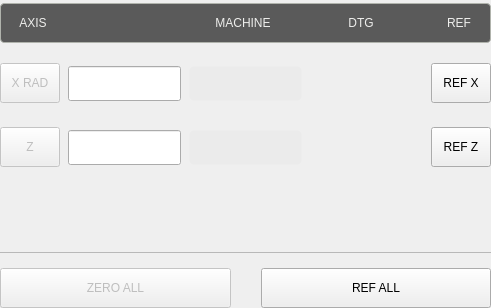
<?xml version="1.0" encoding="UTF-8"?>
<ui version="4.0">
 <class>dros_xz</class>
 <widget class="QWidget" name="dros_xz">
  <property name="geometry">
   <rect>
    <x>0</x>
    <y>0</y>
    <width>491</width>
    <height>308</height>
   </rect>
  </property>
  <property name="sizePolicy">
   <sizepolicy hsizetype="Preferred" vsizetype="Preferred">
    <horstretch>0</horstretch>
    <verstretch>0</verstretch>
   </sizepolicy>
  </property>
  <property name="windowTitle">
   <string>dros_xz</string>
  </property>
  <property name="layoutDirection">
   <enum>Qt::LeftToRight</enum>
  </property>
  <layout class="QVBoxLayout" name="verticalLayout">
   <property name="spacing">
    <number>0</number>
   </property>
   <property name="leftMargin">
    <number>0</number>
   </property>
   <property name="topMargin">
    <number>0</number>
   </property>
   <property name="rightMargin">
    <number>0</number>
   </property>
   <property name="bottomMargin">
    <number>0</number>
   </property>
   <item>
    <widget class="QWidget" name="widget_xz" native="true">
     <layout class="QVBoxLayout" name="verticalLayout_55">
      <property name="spacing">
       <number>15</number>
      </property>
      <property name="leftMargin">
       <number>0</number>
      </property>
      <property name="topMargin">
       <number>2</number>
      </property>
      <property name="rightMargin">
       <number>0</number>
      </property>
      <property name="bottomMargin">
       <number>0</number>
      </property>
      <item>
       <widget class="QWidget" name="widget_87" native="true">
        <property name="minimumSize">
         <size>
          <width>0</width>
          <height>42</height>
         </size>
        </property>
        <layout class="QHBoxLayout" name="horizontalLayout_79">
         <property name="leftMargin">
          <number>0</number>
         </property>
         <property name="topMargin">
          <number>0</number>
         </property>
         <property name="rightMargin">
          <number>0</number>
         </property>
         <property name="bottomMargin">
          <number>0</number>
         </property>
         <item>
          <widget class="QFrame" name="frame_53">
           <property name="sizePolicy">
            <sizepolicy hsizetype="Preferred" vsizetype="Fixed">
             <horstretch>0</horstretch>
             <verstretch>0</verstretch>
            </sizepolicy>
           </property>
           <property name="minimumSize">
            <size>
             <width>0</width>
             <height>40</height>
            </size>
           </property>
           <property name="maximumSize">
            <size>
             <width>16777215</width>
             <height>40</height>
            </size>
           </property>
           <property name="styleSheet">
            <string notr="true">.QFrame{
    border-style: solid;
    border-color: rgb(176, 179,172);
    border-width: 1px;
    border-radius: 4px;
    background-color: rgb(90, 90, 90);
    padding: -5px;
}</string>
           </property>
           <property name="frameShape">
            <enum>QFrame::StyledPanel</enum>
           </property>
           <property name="frameShadow">
            <enum>QFrame::Raised</enum>
           </property>
           <layout class="QHBoxLayout" name="horizontalLayout_168">
            <property name="spacing">
             <number>18</number>
            </property>
            <property name="leftMargin">
             <number>9</number>
            </property>
            <property name="rightMargin">
             <number>0</number>
            </property>
            <item>
             <widget class="QLabel" name="machine_column_header_2">
              <property name="enabled">
               <bool>false</bool>
              </property>
              <property name="sizePolicy">
               <sizepolicy hsizetype="Fixed" vsizetype="Fixed">
                <horstretch>0</horstretch>
                <verstretch>0</verstretch>
               </sizepolicy>
              </property>
              <property name="minimumSize">
               <size>
                <width>48</width>
                <height>17</height>
               </size>
              </property>
              <property name="maximumSize">
               <size>
                <width>48</width>
                <height>17</height>
               </size>
              </property>
              <property name="styleSheet">
               <string notr="true">QLabel{
    color: rgb(238, 238, 236);
	font: 16pt &quot;Bebas Kai&quot;;
}</string>
              </property>
              <property name="text">
               <string>AXIS</string>
              </property>
              <property name="alignment">
               <set>Qt::AlignCenter</set>
              </property>
             </widget>
            </item>
            <item>
             <widget class="StatusLabel" name="work_column_header">
              <property name="sizePolicy">
               <sizepolicy hsizetype="Fixed" vsizetype="Fixed">
                <horstretch>0</horstretch>
                <verstretch>0</verstretch>
               </sizepolicy>
              </property>
              <property name="minimumSize">
               <size>
                <width>100</width>
                <height>17</height>
               </size>
              </property>
              <property name="maximumSize">
               <size>
                <width>100</width>
                <height>17</height>
               </size>
              </property>
              <property name="styleSheet">
               <string notr="true">QLabel{
    color: rgb(238, 238, 236);
	font: 16pt &quot;Bebas Kai&quot;;
    padding-left: 6px;
}</string>
              </property>
              <property name="alignment">
               <set>Qt::AlignCenter</set>
              </property>
              <property name="rules" stdset="0">
               <string>[{&quot;channels&quot;: [{&quot;url&quot;: &quot;status:g5x_index?text&quot;, &quot;trigger&quot;: true}], &quot;property&quot;: &quot;Text&quot;, &quot;expression&quot;: &quot;ch[0] + ' WORK'\n&quot;, &quot;name&quot;: &quot;WCS Header&quot;}]</string>
              </property>
             </widget>
            </item>
            <item>
             <widget class="QLabel" name="machine_column_header">
              <property name="enabled">
               <bool>false</bool>
              </property>
              <property name="sizePolicy">
               <sizepolicy hsizetype="Fixed" vsizetype="Fixed">
                <horstretch>0</horstretch>
                <verstretch>0</verstretch>
               </sizepolicy>
              </property>
              <property name="minimumSize">
               <size>
                <width>100</width>
                <height>17</height>
               </size>
              </property>
              <property name="maximumSize">
               <size>
                <width>100</width>
                <height>17</height>
               </size>
              </property>
              <property name="styleSheet">
               <string notr="true">QLabel{
    color: rgb(238, 238, 236);
	font: 16pt &quot;Bebas Kai&quot;;
}</string>
              </property>
              <property name="text">
               <string>MACHINE</string>
              </property>
              <property name="alignment">
               <set>Qt::AlignCenter</set>
              </property>
             </widget>
            </item>
            <item>
             <widget class="QLabel" name="dtg_column_header">
              <property name="sizePolicy">
               <sizepolicy hsizetype="Fixed" vsizetype="Fixed">
                <horstretch>0</horstretch>
                <verstretch>0</verstretch>
               </sizepolicy>
              </property>
              <property name="minimumSize">
               <size>
                <width>100</width>
                <height>17</height>
               </size>
              </property>
              <property name="maximumSize">
               <size>
                <width>100</width>
                <height>17</height>
               </size>
              </property>
              <property name="styleSheet">
               <string notr="true">QLabel{
    color: rgb(238, 238, 236);
	font: 16pt &quot;Bebas Kai&quot;;
}</string>
              </property>
              <property name="text">
               <string>DTG</string>
              </property>
              <property name="alignment">
               <set>Qt::AlignCenter</set>
              </property>
             </widget>
            </item>
            <item>
             <widget class="QLabel" name="machine_column_header_3">
              <property name="enabled">
               <bool>false</bool>
              </property>
              <property name="sizePolicy">
               <sizepolicy hsizetype="Fixed" vsizetype="Fixed">
                <horstretch>0</horstretch>
                <verstretch>0</verstretch>
               </sizepolicy>
              </property>
              <property name="minimumSize">
               <size>
                <width>60</width>
                <height>17</height>
               </size>
              </property>
              <property name="maximumSize">
               <size>
                <width>60</width>
                <height>17</height>
               </size>
              </property>
              <property name="styleSheet">
               <string notr="true">QLabel{
    color: rgb(238, 238, 236);
	font: 16pt &quot;Bebas Kai&quot;;
}</string>
              </property>
              <property name="text">
               <string>REF</string>
              </property>
              <property name="alignment">
               <set>Qt::AlignCenter</set>
              </property>
             </widget>
            </item>
           </layout>
          </widget>
         </item>
        </layout>
       </widget>
      </item>
      <item>
       <widget class="QWidget" name="widget_88" native="true">
        <property name="sizePolicy">
         <sizepolicy hsizetype="Preferred" vsizetype="Preferred">
          <horstretch>0</horstretch>
          <verstretch>1</verstretch>
         </sizepolicy>
        </property>
        <property name="minimumSize">
         <size>
          <width>0</width>
          <height>42</height>
         </size>
        </property>
        <layout class="QHBoxLayout" name="x_axis_dro_layout_3">
         <property name="spacing">
          <number>8</number>
         </property>
         <property name="leftMargin">
          <number>0</number>
         </property>
         <property name="topMargin">
          <number>2</number>
         </property>
         <property name="rightMargin">
          <number>0</number>
         </property>
         <property name="bottomMargin">
          <number>2</number>
         </property>
         <item>
          <widget class="MDIButton" name="zero_x_button">
           <property name="enabled">
            <bool>false</bool>
           </property>
           <property name="sizePolicy">
            <sizepolicy hsizetype="Preferred" vsizetype="Preferred">
             <horstretch>0</horstretch>
             <verstretch>0</verstretch>
            </sizepolicy>
           </property>
           <property name="minimumSize">
            <size>
             <width>60</width>
             <height>40</height>
            </size>
           </property>
           <property name="maximumSize">
            <size>
             <width>60</width>
             <height>40</height>
            </size>
           </property>
           <property name="layoutDirection">
            <enum>Qt::LeftToRight</enum>
           </property>
           <property name="styleSheet">
            <string notr="true">MDIButton {
   	font: 16pt &quot;Bebas Kai&quot;;
}</string>
           </property>
           <property name="text">
            <string>X RAD</string>
           </property>
           <property name="iconSize">
            <size>
             <width>20</width>
             <height>20</height>
            </size>
           </property>
           <property name="rules" stdset="0">
            <string>[{&quot;channels&quot;: [{&quot;url&quot;: &quot;status:g5x_index&quot;, &quot;trigger&quot;: true, &quot;type&quot;: &quot;int&quot;}], &quot;property&quot;: &quot;None&quot;, &quot;expression&quot;: &quot;&quot;, &quot;name&quot;: &quot;G5x Index&quot;}, {&quot;channels&quot;: [{&quot;url&quot;: &quot;status:gcodes&quot;, &quot;trigger&quot;: true}], &quot;property&quot;: &quot;Text&quot;, &quot;expression&quot;: &quot;'X DIA' if 'G7' in ch[0] else 'X RAD'&quot;, &quot;name&quot;: &quot;diam_rad_mode_display&quot;}]</string>
           </property>
           <property name="MDICommand" stdset="0">
            <string>G10 L20 P{ch[0]} X0.0</string>
           </property>
          </widget>
         </item>
         <item>
          <widget class="DROLineEdit" name="dro_entry_x_main">
           <property name="sizePolicy">
            <sizepolicy hsizetype="Preferred" vsizetype="Fixed">
             <horstretch>1</horstretch>
             <verstretch>0</verstretch>
            </sizepolicy>
           </property>
           <property name="minimumSize">
            <size>
             <width>100</width>
             <height>35</height>
            </size>
           </property>
           <property name="focusPolicy">
            <enum>Qt::ClickFocus</enum>
           </property>
           <property name="styleSheet">
            <string notr="true">DROLineEdit{
    border-style: transparant;
    border-color: rgb(235, 235, 235);
    border-width: 1px;
    border-radius: 5px;
    color: black;
    background: rgb(235, 235, 235);
    padding-right: 2px;
    font: 17pt &quot;Bebas Kai&quot;;
}</string>
           </property>
           <property name="alignment">
            <set>Qt::AlignRight|Qt::AlignTrailing|Qt::AlignVCenter</set>
           </property>
           <property name="referenceType" stdset="0">
            <number>1</number>
           </property>
           <property name="axisNumber" stdset="0">
            <number>0</number>
           </property>
           <property name="inchFormat" stdset="0">
            <string>%9.4f</string>
           </property>
           <property name="millimeterFormat" stdset="0">
            <string>%10.3f</string>
           </property>
           <property name="degreeFormat" stdset="0">
            <string>%10.2f</string>
           </property>
           <property name="latheMode" stdset="0">
            <number>0</number>
           </property>
          </widget>
         </item>
         <item>
          <widget class="DROLabel" name="drolabel_machine_x">
           <property name="sizePolicy">
            <sizepolicy hsizetype="Preferred" vsizetype="Fixed">
             <horstretch>1</horstretch>
             <verstretch>0</verstretch>
            </sizepolicy>
           </property>
           <property name="minimumSize">
            <size>
             <width>100</width>
             <height>35</height>
            </size>
           </property>
           <property name="styleSheet">
            <string notr="true">QLabel{
    border-style: transparent;
    border-color: rgb(235, 235, 235);
    border-width: 1px;
    border-radius: 5px;
    color: black;
    background: rgb(235, 235, 235);
	font: 17pt;
    padding-right: 2px;
    font: 17pt &quot;Bebas Kai&quot;;
}

QLabel[style=&quot;unhomed&quot;]{
   color: red;
}

QLabel[style=&quot;homing&quot;]{
   color: rgb(196, 160, 0);
}</string>
           </property>
           <property name="alignment">
            <set>Qt::AlignRight|Qt::AlignTrailing|Qt::AlignVCenter</set>
           </property>
           <property name="referenceType" stdset="0">
            <number>0</number>
           </property>
           <property name="axisNumber" stdset="0">
            <number>0</number>
           </property>
           <property name="inchFormat" stdset="0">
            <string>%9.4f</string>
           </property>
           <property name="millimeterFormat" stdset="0">
            <string>%10.3f</string>
           </property>
           <property name="degreeFormat" stdset="0">
            <string>%10.2f</string>
           </property>
           <property name="latheMode" stdset="0">
            <number>0</number>
           </property>
          </widget>
         </item>
         <item>
          <widget class="DROLabel" name="dro_dtg_x">
           <property name="sizePolicy">
            <sizepolicy hsizetype="Preferred" vsizetype="Fixed">
             <horstretch>1</horstretch>
             <verstretch>0</verstretch>
            </sizepolicy>
           </property>
           <property name="minimumSize">
            <size>
             <width>100</width>
             <height>35</height>
            </size>
           </property>
           <property name="styleSheet">
            <string notr="true">DROLabel{
    border-style: transparent;
    border-color: rgb(235, 235, 235);
    border-width: 1px;
    border-radius: 5px;
    color: black;
    background: rgb(235, 235, 235);
	font: 17pt;
    padding-right: 2px;
    font: 17pt &quot;Bebas Kai&quot;;
}

DROLabel[style=&quot;unhomed&quot;]{
   color: red;
}

DROLabel[style=&quot;homing&quot;]{
   color: rgb(196, 160, 0);
}</string>
           </property>
           <property name="alignment">
            <set>Qt::AlignRight|Qt::AlignTrailing|Qt::AlignVCenter</set>
           </property>
           <property name="referenceType" stdset="0">
            <number>2</number>
           </property>
           <property name="axisNumber" stdset="0">
            <number>0</number>
           </property>
           <property name="inchFormat" stdset="0">
            <string>%9.4f</string>
           </property>
           <property name="millimeterFormat" stdset="0">
            <string>%10.3f</string>
           </property>
           <property name="degreeFormat" stdset="0">
            <string>%10.2f</string>
           </property>
           <property name="latheMode" stdset="0">
            <number>0</number>
           </property>
          </widget>
         </item>
         <item>
          <widget class="ActionButton" name="ref_x_button">
           <property name="sizePolicy">
            <sizepolicy hsizetype="Fixed" vsizetype="Fixed">
             <horstretch>0</horstretch>
             <verstretch>0</verstretch>
            </sizepolicy>
           </property>
           <property name="minimumSize">
            <size>
             <width>60</width>
             <height>40</height>
            </size>
           </property>
           <property name="maximumSize">
            <size>
             <width>60</width>
             <height>40</height>
            </size>
           </property>
           <property name="styleSheet">
            <string notr="true">QPushButton {
   	font: 15pt &quot;Bebas Kai&quot;;
}</string>
           </property>
           <property name="text">
            <string>REF X</string>
           </property>
           <property name="rules" stdset="0">
            <string>[{&quot;name&quot;: &quot;home_inhibit&quot;, &quot;property&quot;: &quot;Enable&quot;, &quot;expression&quot;: &quot;not (ch[0] or ch[1])&quot;, &quot;channels&quot;: [{&quot;url&quot;: &quot;status:joint.0.homing&quot;, &quot;trigger&quot;: true}, {&quot;url&quot;: &quot;status:joint.1.homing&quot;, &quot;trigger&quot;: true}]}]</string>
           </property>
           <property name="actionName" stdset="0">
            <string>machine.home.axis:x</string>
           </property>
          </widget>
         </item>
        </layout>
       </widget>
      </item>
      <item>
       <widget class="QWidget" name="widget_89" native="true">
        <property name="sizePolicy">
         <sizepolicy hsizetype="Preferred" vsizetype="Preferred">
          <horstretch>0</horstretch>
          <verstretch>1</verstretch>
         </sizepolicy>
        </property>
        <property name="minimumSize">
         <size>
          <width>0</width>
          <height>42</height>
         </size>
        </property>
        <layout class="QHBoxLayout" name="z_axis_dro_layout_6">
         <property name="spacing">
          <number>8</number>
         </property>
         <property name="leftMargin">
          <number>0</number>
         </property>
         <property name="topMargin">
          <number>2</number>
         </property>
         <property name="rightMargin">
          <number>0</number>
         </property>
         <property name="bottomMargin">
          <number>2</number>
         </property>
         <item>
          <widget class="MDIButton" name="zero_z_button">
           <property name="enabled">
            <bool>false</bool>
           </property>
           <property name="sizePolicy">
            <sizepolicy hsizetype="Preferred" vsizetype="Preferred">
             <horstretch>0</horstretch>
             <verstretch>0</verstretch>
            </sizepolicy>
           </property>
           <property name="minimumSize">
            <size>
             <width>60</width>
             <height>40</height>
            </size>
           </property>
           <property name="maximumSize">
            <size>
             <width>60</width>
             <height>40</height>
            </size>
           </property>
           <property name="styleSheet">
            <string notr="true">MDIButton {
   	font: 17pt &quot;Bebas Kai&quot;;
}</string>
           </property>
           <property name="text">
            <string>Z</string>
           </property>
           <property name="icon">
            <iconset resource="../../../../src/probe_basic/probe_basic.qrc">
             <normaloff>:/images/zero.png</normaloff>:/images/zero.png</iconset>
           </property>
           <property name="iconSize">
            <size>
             <width>20</width>
             <height>20</height>
            </size>
           </property>
           <property name="rules" stdset="0">
            <string>[
    {
        &quot;channels&quot;: [
            {
                &quot;url&quot;: &quot;status:g5x_index&quot;,
                &quot;trigger&quot;: true,
                &quot;type&quot;: &quot;int&quot;
            }
        ],
        &quot;expression&quot;: &quot;&quot;,
        &quot;name&quot;: &quot;G5x Index&quot;,
        &quot;property&quot;: &quot;None&quot;
    }
]</string>
           </property>
           <property name="MDICommand" stdset="0">
            <string>G10 L20 P{ch[0]} Z0.0</string>
           </property>
          </widget>
         </item>
         <item>
          <widget class="DROLineEdit" name="dro_entry_z_main">
           <property name="sizePolicy">
            <sizepolicy hsizetype="Preferred" vsizetype="Fixed">
             <horstretch>1</horstretch>
             <verstretch>0</verstretch>
            </sizepolicy>
           </property>
           <property name="minimumSize">
            <size>
             <width>100</width>
             <height>35</height>
            </size>
           </property>
           <property name="focusPolicy">
            <enum>Qt::ClickFocus</enum>
           </property>
           <property name="styleSheet">
            <string notr="true">DROLineEdit{
    border-style: transparant;
    border-color: rgb(235, 235, 235);
    border-width: 1px;
    border-radius: 5px;
    color: black;
    background: rgb(235, 235, 235);
    padding-right: 2px;
    font: 17pt &quot;Bebas Kai&quot;;
}</string>
           </property>
           <property name="alignment">
            <set>Qt::AlignRight|Qt::AlignTrailing|Qt::AlignVCenter</set>
           </property>
           <property name="referenceType" stdset="0">
            <number>1</number>
           </property>
           <property name="axisNumber" stdset="0">
            <number>2</number>
           </property>
           <property name="inchFormat" stdset="0">
            <string>%9.4f</string>
           </property>
           <property name="millimeterFormat" stdset="0">
            <string>%10.3f</string>
           </property>
           <property name="degreeFormat" stdset="0">
            <string>%10.2f</string>
           </property>
           <property name="latheMode" stdset="0">
            <number>0</number>
           </property>
          </widget>
         </item>
         <item>
          <widget class="DROLabel" name="drolabel_machine_z">
           <property name="sizePolicy">
            <sizepolicy hsizetype="Preferred" vsizetype="Fixed">
             <horstretch>1</horstretch>
             <verstretch>0</verstretch>
            </sizepolicy>
           </property>
           <property name="minimumSize">
            <size>
             <width>100</width>
             <height>35</height>
            </size>
           </property>
           <property name="styleSheet">
            <string notr="true">QLabel{
    border-style: transparent;
    border-color: rgb(235, 235, 235);
    border-width: 1px;
    border-radius: 5px;
    color: black;
    background: rgb(235, 235, 235);
	font: 17pt;
    padding-right: 2px;
    font: 17pt &quot;Bebas Kai&quot;;
}

QLabel[style=&quot;unhomed&quot;]{
   color: red;
}

QLabel[style=&quot;homing&quot;]{
   color: rgb(196, 160, 0);
}</string>
           </property>
           <property name="alignment">
            <set>Qt::AlignRight|Qt::AlignTrailing|Qt::AlignVCenter</set>
           </property>
           <property name="referenceType" stdset="0">
            <number>0</number>
           </property>
           <property name="axisNumber" stdset="0">
            <number>2</number>
           </property>
           <property name="inchFormat" stdset="0">
            <string>%9.4f</string>
           </property>
           <property name="millimeterFormat" stdset="0">
            <string>%10.3f</string>
           </property>
           <property name="degreeFormat" stdset="0">
            <string>%10.2f</string>
           </property>
           <property name="latheMode" stdset="0">
            <number>0</number>
           </property>
          </widget>
         </item>
         <item>
          <widget class="DROLabel" name="dro_dtg_z">
           <property name="sizePolicy">
            <sizepolicy hsizetype="Preferred" vsizetype="Fixed">
             <horstretch>1</horstretch>
             <verstretch>0</verstretch>
            </sizepolicy>
           </property>
           <property name="minimumSize">
            <size>
             <width>100</width>
             <height>35</height>
            </size>
           </property>
           <property name="styleSheet">
            <string notr="true">DROLabel{
    border-style: transparent;
    border-color: rgb(235, 235, 235);
    border-width: 1px;
    border-radius: 5px;
    color: black;
    background: rgb(235, 235, 235);
	font: 17pt;
    padding-right: 2px;
    font: 17pt &quot;Bebas Kai&quot;;
}

DROLabel[style=&quot;unhomed&quot;]{
   color: red;
}

DROLabel[style=&quot;homing&quot;]{
   color: rgb(196, 160, 0);
}</string>
           </property>
           <property name="alignment">
            <set>Qt::AlignRight|Qt::AlignTrailing|Qt::AlignVCenter</set>
           </property>
           <property name="referenceType" stdset="0">
            <number>2</number>
           </property>
           <property name="axisNumber" stdset="0">
            <number>2</number>
           </property>
           <property name="inchFormat" stdset="0">
            <string>%9.4f</string>
           </property>
           <property name="millimeterFormat" stdset="0">
            <string>%10.3f</string>
           </property>
           <property name="degreeFormat" stdset="0">
            <string>%10.2f</string>
           </property>
           <property name="latheMode" stdset="0">
            <number>0</number>
           </property>
          </widget>
         </item>
         <item>
          <widget class="ActionButton" name="ref_z_button">
           <property name="sizePolicy">
            <sizepolicy hsizetype="Fixed" vsizetype="Fixed">
             <horstretch>0</horstretch>
             <verstretch>0</verstretch>
            </sizepolicy>
           </property>
           <property name="minimumSize">
            <size>
             <width>60</width>
             <height>40</height>
            </size>
           </property>
           <property name="maximumSize">
            <size>
             <width>60</width>
             <height>40</height>
            </size>
           </property>
           <property name="styleSheet">
            <string notr="true">QPushButton {
   	font: 15pt &quot;Bebas Kai&quot;;
}</string>
           </property>
           <property name="text">
            <string>REF Z</string>
           </property>
           <property name="rules" stdset="0">
            <string>[{&quot;name&quot;: &quot;home_inhibit&quot;, &quot;property&quot;: &quot;Enable&quot;, &quot;expression&quot;: &quot;not (ch[0] or ch[1])&quot;, &quot;channels&quot;: [{&quot;url&quot;: &quot;status:joint.0.homing&quot;, &quot;trigger&quot;: true}, {&quot;url&quot;: &quot;status:joint.1.homing&quot;, &quot;trigger&quot;: true}]}]</string>
           </property>
           <property name="actionName" stdset="0">
            <string>machine.home.axis:z</string>
           </property>
          </widget>
         </item>
        </layout>
       </widget>
      </item>
      <item>
       <widget class="QWidget" name="widget_2" native="true">
        <property name="sizePolicy">
         <sizepolicy hsizetype="Preferred" vsizetype="Preferred">
          <horstretch>0</horstretch>
          <verstretch>1</verstretch>
         </sizepolicy>
        </property>
       </widget>
      </item>
      <item>
       <widget class="Line" name="line_5">
        <property name="maximumSize">
         <size>
          <width>16777215</width>
          <height>2</height>
         </size>
        </property>
        <property name="lineWidth">
         <number>0</number>
        </property>
        <property name="midLineWidth">
         <number>1</number>
        </property>
        <property name="orientation">
         <enum>Qt::Horizontal</enum>
        </property>
       </widget>
      </item>
      <item>
       <widget class="QWidget" name="widget" native="true">
        <property name="maximumSize">
         <size>
          <width>16777215</width>
          <height>45</height>
         </size>
        </property>
        <layout class="QHBoxLayout" name="horizontalLayout">
         <property name="spacing">
          <number>30</number>
         </property>
         <property name="leftMargin">
          <number>0</number>
         </property>
         <property name="topMargin">
          <number>0</number>
         </property>
         <property name="rightMargin">
          <number>0</number>
         </property>
         <property name="bottomMargin">
          <number>0</number>
         </property>
         <item>
          <widget class="MDIButton" name="zero_all_button">
           <property name="enabled">
            <bool>false</bool>
           </property>
           <property name="sizePolicy">
            <sizepolicy hsizetype="Preferred" vsizetype="Fixed">
             <horstretch>0</horstretch>
             <verstretch>0</verstretch>
            </sizepolicy>
           </property>
           <property name="minimumSize">
            <size>
             <width>60</width>
             <height>40</height>
            </size>
           </property>
           <property name="maximumSize">
            <size>
             <width>16777215</width>
             <height>40</height>
            </size>
           </property>
           <property name="focusPolicy">
            <enum>Qt::NoFocus</enum>
           </property>
           <property name="layoutDirection">
            <enum>Qt::LeftToRight</enum>
           </property>
           <property name="styleSheet">
            <string notr="true">MDIButton {
   	font: 15pt &quot;Bebas Kai&quot;;
}</string>
           </property>
           <property name="text">
            <string>ZERO ALL</string>
           </property>
           <property name="iconSize">
            <size>
             <width>20</width>
             <height>20</height>
            </size>
           </property>
           <property name="rules" stdset="0">
            <string>[
    {
        &quot;channels&quot;: [
            {
                &quot;url&quot;: &quot;status:g5x_index&quot;,
                &quot;trigger&quot;: true,
                &quot;type&quot;: &quot;int&quot;
            }
        ],
        &quot;expression&quot;: &quot;&quot;,
        &quot;name&quot;: &quot;G5x Index&quot;,
        &quot;property&quot;: &quot;None&quot;
    }
]</string>
           </property>
           <property name="MDICommand" stdset="0">
            <string>G10 L20 P{ch[0]} X0.0 Z0.0</string>
           </property>
          </widget>
         </item>
         <item>
          <widget class="ActionButton" name="ref_all_button">
           <property name="sizePolicy">
            <sizepolicy hsizetype="Preferred" vsizetype="Fixed">
             <horstretch>0</horstretch>
             <verstretch>0</verstretch>
            </sizepolicy>
           </property>
           <property name="minimumSize">
            <size>
             <width>62</width>
             <height>40</height>
            </size>
           </property>
           <property name="maximumSize">
            <size>
             <width>16777215</width>
             <height>40</height>
            </size>
           </property>
           <property name="focusPolicy">
            <enum>Qt::NoFocus</enum>
           </property>
           <property name="styleSheet">
            <string notr="true">QPushButton {
   	font: 15pt &quot;Bebas Kai&quot;;
}</string>
           </property>
           <property name="text">
            <string>REF ALL</string>
           </property>
           <property name="rules" stdset="0">
            <string>[{&quot;channels&quot;: [{&quot;url&quot;: &quot;status:all_axes_homed&quot;, &quot;trigger&quot;: true}], &quot;property&quot;: &quot;Text&quot;, &quot;expression&quot;: &quot;'HOMED' if ch[0] else 'REF ALL'&quot;, &quot;name&quot;: &quot;reference_all&quot;}, {&quot;name&quot;: &quot;home_inhibit&quot;, &quot;property&quot;: &quot;Enable&quot;, &quot;expression&quot;: &quot;not (ch[0] or ch[1])&quot;, &quot;channels&quot;: [{&quot;url&quot;: &quot;status:joint.0.homing&quot;, &quot;trigger&quot;: true}, {&quot;url&quot;: &quot;status:joint.1.homing&quot;, &quot;trigger&quot;: true}]}]</string>
           </property>
           <property name="actionName" stdset="0">
            <string>machine.home.all</string>
           </property>
          </widget>
         </item>
        </layout>
       </widget>
      </item>
     </layout>
    </widget>
   </item>
  </layout>
 </widget>
 <customwidgets>
  <customwidget>
   <class>ActionButton</class>
   <extends>QPushButton</extends>
   <header>qtpyvcp.widgets.button_widgets.action_button</header>
  </customwidget>
  <customwidget>
   <class>MDIButton</class>
   <extends>QPushButton</extends>
   <header>qtpyvcp.widgets.button_widgets.mdi_button</header>
  </customwidget>
  <customwidget>
   <class>StatusLabel</class>
   <extends>QLabel</extends>
   <header>qtpyvcp.widgets.display_widgets.status_label</header>
  </customwidget>
  <customwidget>
   <class>DROLabel</class>
   <extends>QLabel</extends>
   <header>qtpyvcp.widgets.display_widgets.dro_label</header>
  </customwidget>
  <customwidget>
   <class>DROLineEdit</class>
   <extends>QLineEdit</extends>
   <header>qtpyvcp.widgets.input_widgets.dro_line_edit</header>
  </customwidget>
 </customwidgets>
 <resources>
  <include location="../../../../src/probe_basic/probe_basic.qrc"/>
  <include location="../../../../src/probe_basic_lathe/probe_basic_lathe.qrc"/>
 </resources>
 <connections/>
</ui>
